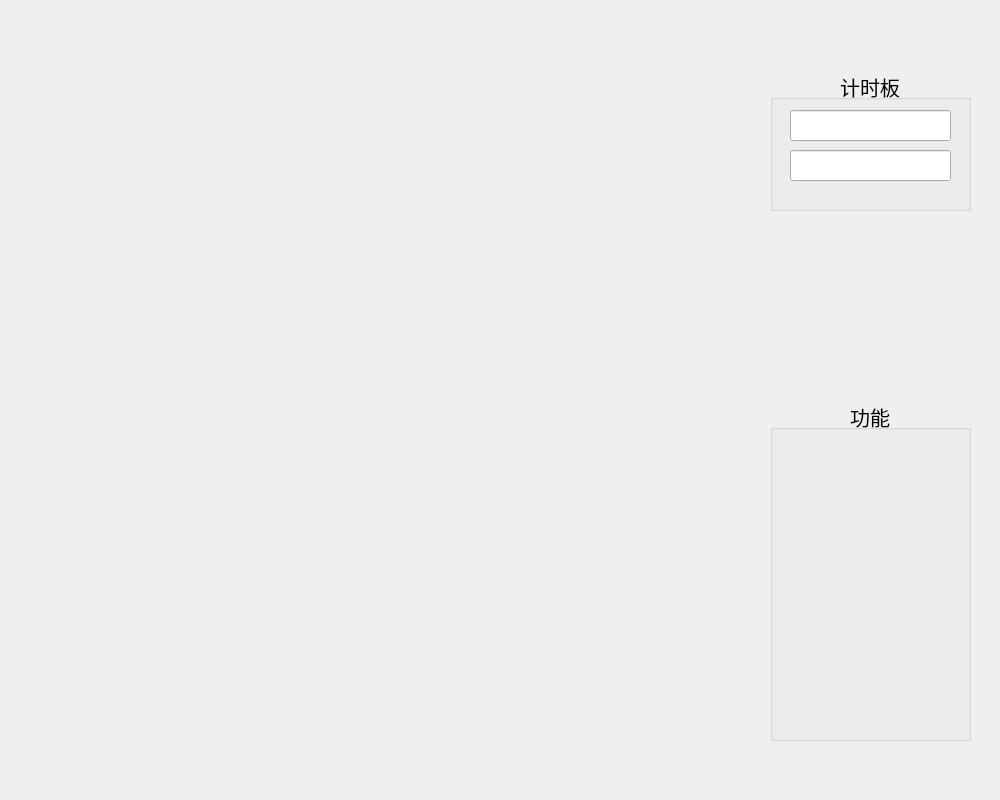
<?xml version="1.0" encoding="UTF-8"?>
<ui version="4.0">
 <class>MainDialog</class>
 <widget class="QDialog" name="MainDialog">
  <property name="windowModality">
   <enum>Qt::WindowModal</enum>
  </property>
  <property name="geometry">
   <rect>
    <x>0</x>
    <y>0</y>
    <width>1000</width>
    <height>800</height>
   </rect>
  </property>
  <property name="minimumSize">
   <size>
    <width>1000</width>
    <height>800</height>
   </size>
  </property>
  <property name="maximumSize">
   <size>
    <width>1000</width>
    <height>800</height>
   </size>
  </property>
  <property name="windowTitle">
   <string>Chinese Chess Game</string>
  </property>
  <property name="windowIcon">
   <iconset resource="resource.qrc">
    <normaloff>:/res/res/8.png</normaloff>:/res/res/8.png</iconset>
  </property>
  <widget class="QGroupBox" name="groupBox">
   <property name="geometry">
    <rect>
     <x>770</x>
     <y>70</y>
     <width>201</width>
     <height>141</height>
    </rect>
   </property>
   <property name="font">
    <font>
     <pointsize>15</pointsize>
     <weight>50</weight>
     <bold>false</bold>
    </font>
   </property>
   <property name="title">
    <string>计时板</string>
   </property>
   <property name="alignment">
    <set>Qt::AlignCenter</set>
   </property>
   <widget class="QLineEdit" name="host_etime">
    <property name="geometry">
     <rect>
      <x>20</x>
      <y>40</y>
      <width>161</width>
      <height>31</height>
     </rect>
    </property>
    <property name="font">
     <font>
      <pointsize>9</pointsize>
     </font>
    </property>
   </widget>
   <widget class="QLineEdit" name="other_etime">
    <property name="geometry">
     <rect>
      <x>20</x>
      <y>80</y>
      <width>161</width>
      <height>31</height>
     </rect>
    </property>
    <property name="font">
     <font>
      <pointsize>9</pointsize>
     </font>
    </property>
   </widget>
  </widget>
  <widget class="QGroupBox" name="groupBox_2">
   <property name="geometry">
    <rect>
     <x>770</x>
     <y>400</y>
     <width>201</width>
     <height>341</height>
    </rect>
   </property>
   <property name="sizeIncrement">
    <size>
     <width>0</width>
     <height>100</height>
    </size>
   </property>
   <property name="font">
    <font>
     <pointsize>15</pointsize>
     <weight>50</weight>
     <bold>false</bold>
    </font>
   </property>
   <property name="title">
    <string>功能</string>
   </property>
   <property name="alignment">
    <set>Qt::AlignCenter</set>
   </property>
   <property name="flat">
    <bool>true</bool>
   </property>
   <property name="checkable">
    <bool>false</bool>
   </property>
   <widget class="QPushButton" name="pushButton_3">
    <property name="geometry">
     <rect>
      <x>0</x>
      <y>270</y>
      <width>200</width>
      <height>50</height>
     </rect>
    </property>
    <property name="text">
     <string/>
    </property>
    <property name="icon">
     <iconset resource="resource.qrc">
      <normaloff>:/res/res/exit.png</normaloff>:/res/res/exit.png</iconset>
    </property>
    <property name="iconSize">
     <size>
      <width>200</width>
      <height>50</height>
     </size>
    </property>
    <property name="flat">
     <bool>true</bool>
    </property>
   </widget>
   <widget class="QPushButton" name="pushButton">
    <property name="geometry">
     <rect>
      <x>0</x>
      <y>150</y>
      <width>200</width>
      <height>50</height>
     </rect>
    </property>
    <property name="text">
     <string/>
    </property>
    <property name="icon">
     <iconset resource="resource.qrc">
      <normaloff>:/res/res/savemanual.png</normaloff>:/res/res/savemanual.png</iconset>
    </property>
    <property name="iconSize">
     <size>
      <width>200</width>
      <height>50</height>
     </size>
    </property>
    <property name="flat">
     <bool>true</bool>
    </property>
   </widget>
   <widget class="QPushButton" name="pushButton_2">
    <property name="geometry">
     <rect>
      <x>0</x>
      <y>90</y>
      <width>200</width>
      <height>50</height>
     </rect>
    </property>
    <property name="text">
     <string/>
    </property>
    <property name="icon">
     <iconset resource="resource.qrc">
      <normaloff>:/res/res/readmanual.png</normaloff>:/res/res/readmanual.png</iconset>
    </property>
    <property name="iconSize">
     <size>
      <width>200</width>
      <height>50</height>
     </size>
    </property>
    <property name="flat">
     <bool>true</bool>
    </property>
   </widget>
   <widget class="QPushButton" name="pushButton_5">
    <property name="geometry">
     <rect>
      <x>0</x>
      <y>30</y>
      <width>200</width>
      <height>50</height>
     </rect>
    </property>
    <property name="text">
     <string/>
    </property>
    <property name="icon">
     <iconset resource="resource.qrc">
      <normaloff>:/res/res/hint.png</normaloff>:/res/res/hint.png</iconset>
    </property>
    <property name="iconSize">
     <size>
      <width>200</width>
      <height>50</height>
     </size>
    </property>
    <property name="flat">
     <bool>true</bool>
    </property>
   </widget>
   <widget class="QPushButton" name="pushButton_4">
    <property name="geometry">
     <rect>
      <x>0</x>
      <y>210</y>
      <width>200</width>
      <height>50</height>
     </rect>
    </property>
    <property name="text">
     <string/>
    </property>
    <property name="icon">
     <iconset resource="resource.qrc">
      <normaloff>:/res/res/returnbegining.png</normaloff>:/res/res/returnbegining.png</iconset>
    </property>
    <property name="iconSize">
     <size>
      <width>200</width>
      <height>50</height>
     </size>
    </property>
    <property name="flat">
     <bool>true</bool>
    </property>
   </widget>
  </widget>
 </widget>
 <layoutdefault spacing="6" margin="11"/>
 <resources>
  <include location="resource.qrc"/>
 </resources>
 <connections/>
</ui>
